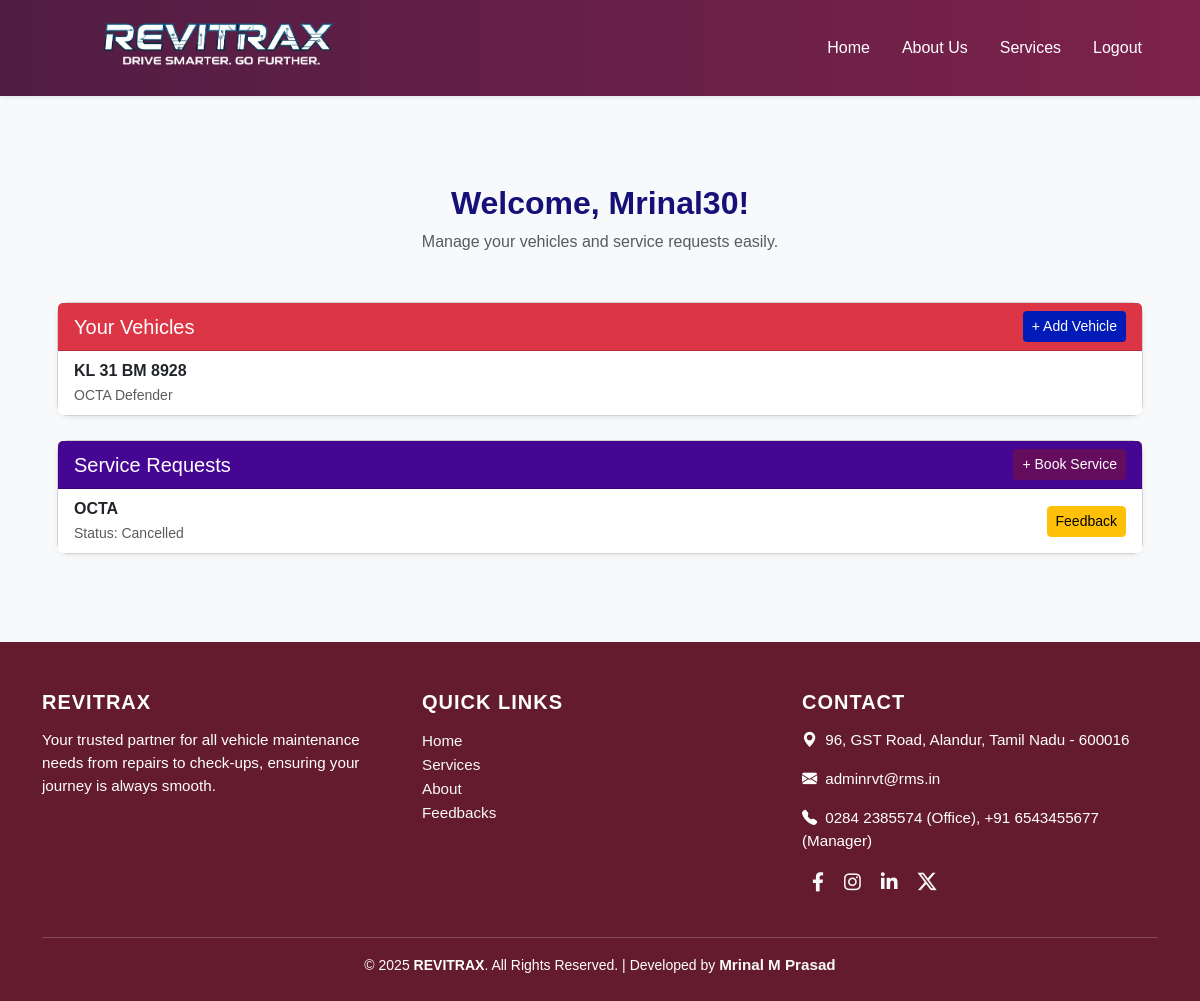
The app's page /customer_dashboard/ (signed in) with its own data.
### vms_app/models.py (models this page shows, shortened)
class Vehicle(models.Model):
    owner = models.ForeignKey(User, on_delete=models.CASCADE)
    vehicle_number = models.CharField(max_length=20, unique=True)
    vehicle_model = models.CharField(max_length=50)
    company = models.CharField(max_length=50)
    year = models.PositiveIntegerField()
    fuel_type = models.CharField(max_length=20, choices=[
        ('Petrol', 'Petrol'),
        ('Diesel', 'Diesel'),
        ('Electric', 'Electric'),
        ('Hybrid', 'Hybrid'),
    ])

class ServiceRequest(models.Model):
    STATUS_CHOICES = (
        ('Pending', 'Pending'),
        ('In Progress', 'In Progress'),
        ('Completed', 'Completed'),
        ('Cancelled', 'Cancelled'),
    )
    customer = models.ForeignKey(User, on_delete=models.CASCADE, related_name='customer_requests')
    vehicle = models.ForeignKey(Vehicle, on_delete=models.CASCADE)
    servicer = models.ForeignKey(User, on_delete=models.SET_NULL, null=True, blank=True, related_name='assigned_services')
    service_date = models.DateField()
    description = models.TextField()
    status = models.CharField(max_length=20, choices=STATUS_CHOICES, default='Pending')

### vms_app/views.py (the view)
# urls.py: path('customer_dashboard/', views.customer_dashboard, name='customer_dashboard'),
@login_required
def customer_dashboard(request):
    vehicles = Vehicle.objects.filter(owner=request.user)
    services = ServiceRequest.objects.filter(customer=request.user)
    return render(request, 'customer_dashboard.html', {'vehicles': vehicles, 'services': services})

### templates/customer_dashboard.html (shortened to what this page needs)
{% extends 'base.html' %}
{% block content %}
<div class="container my-5">
  <div class="text-center mb-5">
    <h2 class="fw-bold dashboard-title">Welcome, {{ user.username|title }}!</h2>
    <p class="text-muted">Manage your vehicles and service requests easily.</p>
  </div>
  <div class="card shadow-sm mb-4">
    <div class="card-header bg-danger text-white d-flex justify-content-between align-items-center flex-wrap">
      <h5 class="mb-2 mb-md-0">Your Vehicles</h5>
      <a href="{% url 'add_vehicle' %}" class="btn btn-sm btn-custom" style="background-color:#001BB7; color:white;">
        + Add Vehicle
      </a>
    </div>
    <ul class="list-group list-group-flush">
      {% for v in vehicles %}
        <li class="list-group-item d-flex justify-content-between align-items-center flex-wrap">
          <div>
            <strong>{{ v.vehicle_number }}</strong><br>
            <small class="text-muted">{{ v.vehicle_model }} {{ v.company }}</small>
          </div>
        </li>
      {% empty %}
        <li class="list-group-item text-center text-muted">
          No vehicles added yet.
        </li>
      {% endfor %}
    </ul>
  </div>
  <div class="card shadow-sm">
    <div class="card-header text-white d-flex justify-content-between align-items-center flex-wrap" style="background-color:#450693;">
      <h5 class="mb-2 mb-md-0">Service Requests</h5>
      <a href="{% url 'book_service' %}" class="btn btn-sm btn-custom" style="background-color:#640D5F; color:white;">
        + Book Service
      </a>
    </div>
    <ul class="list-group list-group-flush">
      {% for s in services %}
        <li class="list-group-item d-flex justify-content-between align-items-center flex-wrap">
          <div>
            <strong>{{ s.vehicle.vehicle_model }}</strong><br>
            <small class="text-muted">Status: {{ s.status }}</small>
          </div>
          <a href="{% url 'submit_feedback' s.id %}" class="btn btn-warning btn-sm mt-2 mt-md-0">
            Feedback
          </a>
        </li>
      {% empty %}
        <li class="list-group-item text-center text-muted">
          No services booked yet.
        </li>
      {% endfor %}
    </ul>
  </div>
</div>
{% endblock %}

### templates/base.html (style rules this page uses)
body { display: flex; flex-direction: column; min-height: 100vh; font-family: 'Poppins', sans-serif; background-color: #f8f9fa; }

### templates/customer_dashboard.html (style rules this page uses)
body { background-color: #f8f9fa; }
.dashboard-title { color: #161179; }
.card { border-radius: 0.75rem; }
.card-header { font-weight: 600; }

### records on screen
Vehicle: vehicle_number "KL 31 BM 8928", vehicle_model "OCTA", company "Defender"
ServiceRequest: vehicle.vehicle_model "OCTA", status "Cancelled"

### other values on screen
{{ user.username|title }} "Mrinal30"
